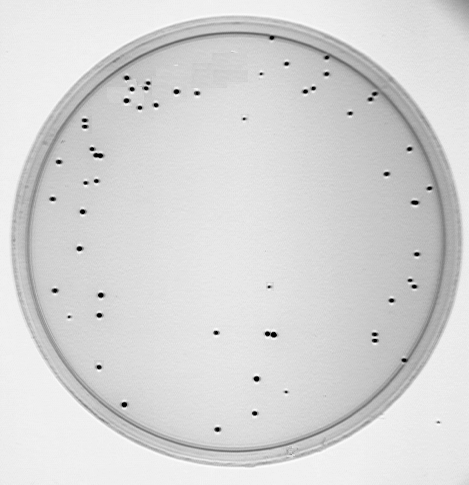
#> input picture 数字图像/频率域图像处理课程设计/ex/img/Colony1.bmp, 469 x 485 px; its folder holds 4 pictures in this run
$ python RGB2gray.py
#> lines starting #> are read from the running program, lines starting #| are printed output that depends on the picture
# -*-coding:utf-8 -*-
from PIL import Image
"""
# File       : RGB2gray
# Time       ：2023/6/14 15:39
# Author     ：chenyu
# version    ：python 3.8
# Description：RGB图像转为灰度图
"""

def rgb2gray(name, savename):
    """
    :param name: 图像名称
    :param savename: 保存名称
    :return:
    """
#> called with name = 'Colony1.bmp', savename = 'Colony1.bmp'
    input_path = './img/'+name
    output_path = './img_gray/'+savename
    I = Image.open(input_path)
#> I is the input picture: PIL image 469x485 L; min 0, max 255, mean 213.9
    # I.show()
    L = I.convert('L')
    L.show()
    L.save(output_path)

if __name__ == '__main__':
    rgb2gray('Colony1.bmp', 'Colony1.bmp')
    rgb2gray('Colony2.png', 'Colony2.bmp')
#> call 2 of rgb2gray, with name = 'Colony2.png', savename = 'Colony2.bmp'
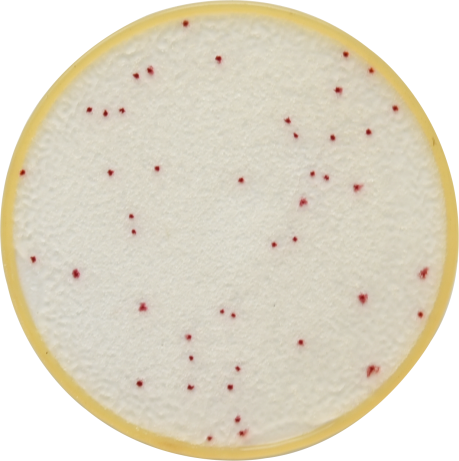
#> input picture 数字图像/频率域图像处理课程设计/ex/img/Colony2.png, 459 x 461 px
#> in rgb2gray, I is the input picture: PIL image 459x461 RGBA; mean R, G, B, A 224.4, 217.3, 199.4, 255
#> in rgb2gray (call 2), `L = I.convert('L')`:
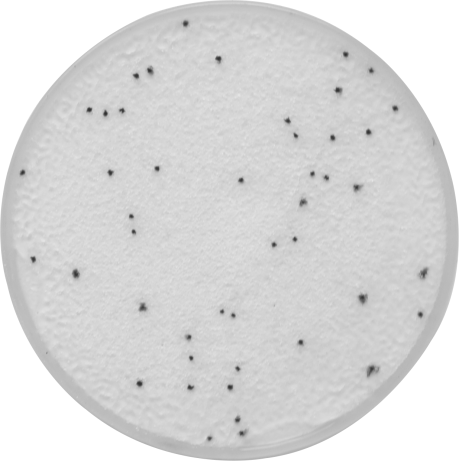
#> L: PIL image 459x461 L; min 46, max 255, mean 217.4
    rgb2gray('Colony3.jpg', 'Colony3.bmp')
#> call 3 of rgb2gray, with name = 'Colony3.jpg', savename = 'Colony3.bmp'
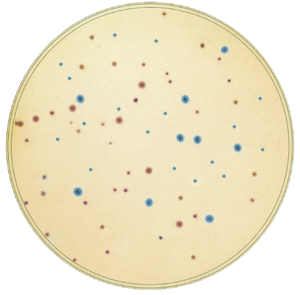
#> input picture 数字图像/频率域图像处理课程设计/ex/img/Colony3.jpg, 300 x 295 px
#> in rgb2gray, I is the input picture: PIL image 300x295 P; mean R, G, B 241, 231.5, 202.1
#> in rgb2gray (call 3), `L = I.convert('L')`:
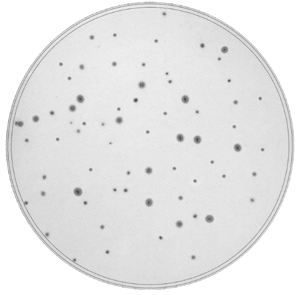
#> L: PIL image 300x295 L; min 81, max 255, mean 231
    rgb2gray('coins1.png', 'coins1.bmp')
#> call 4 of rgb2gray, with name = 'coins1.png', savename = 'coins1.bmp'
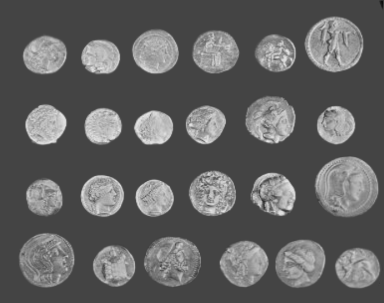
#> input picture 数字图像/频率域图像处理课程设计/ex/img/coins1.png, 384 x 303 px
#> in rgb2gray, I is the input picture: PIL image 384x303 RGBA; mean R, G, B, A 97.1, 97.1, 97.1, 255
#> (the run stopped early here; a loop or call above may not have finished)
